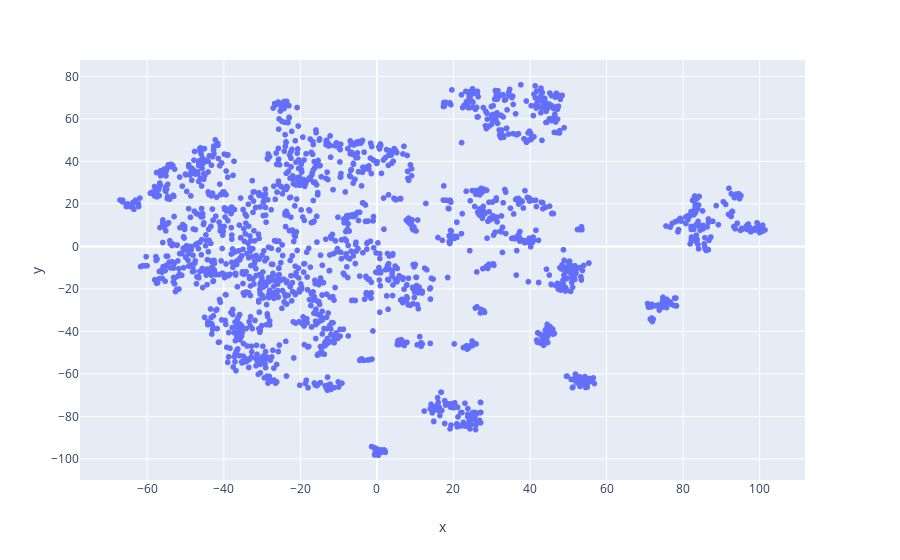

Here is the notebook cell this chart was saved with:
### Code cell
import plotly.express as px
fig = px.scatter(tsne_df.sample(n=2000), x='x', y='y',hover_data=['artist'])
fig.show()

### Figure 1 — Plotly figure (JSON) as saved in the notebook; plotly's stock layout.template omitted (floating-point values rounded to 4 significant figures; data arrays with more than 128 entries replaced by an {"elided": "..."} marker saying what was removed)
{"data": [{"customdata": {"elided": "2000x1 str values"}, "hoverlabel": {"namelength": 0}, "hovertemplate": "x=%{x}<br>y=%{y}<br>artist=%{customdata[0]}", "legendgroup": "", "marker": {"color": "#636efa", "symbol": "circle"}, "mode": "markers", "name": "", "showlegend": false, "type": "scattergl", "x": {"elided": "2000 float values"}, "xaxis": "x", "y": {"elided": "2000 float values"}, "yaxis": "y"}], "layout": {"autosize": true, "legend": {"tracegroupgap": 0}, "margin": {"t": 60}, "xaxis": {"anchor": "y", "autorange": true, "domain": [0, 0.98], "range": [-76.93, 111.3], "title": {"text": "x"}, "type": "linear"}, "yaxis": {"anchor": "x", "autorange": true, "domain": [0, 1], "range": [-109.8, 87.55], "title": {"text": "y"}, "type": "linear"}}}
